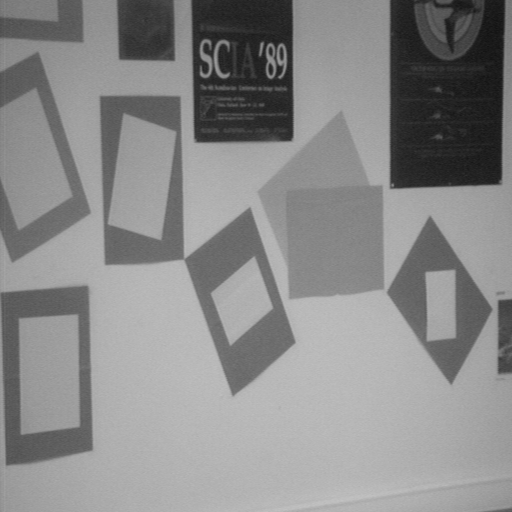
//> input picture T3/files/ImagenesT3/poster.pgm, 512 x 512 px
$ ./main 1   (built with g++ and OpenCV 4)
//> lines starting //> are read from the running program, lines starting //| are printed output that depends on the picture
### T3/src/utils.hpp
#include <opencv2/opencv.hpp>
#include <stdio.h>
#include <functional>
#include <cmath>
#include <vector>
#include <fstream>
#include <algorithm>
#include <numeric>

#define CV_BGR2YCrCb COLOR_BGR2YCrCb
#define CV_YCrCb2BGR COLOR_YCrCb2BGR
#define CV_RGB2GRAY COLOR_RGB2GRAY
#define CV_BGR2HSV COLOR_BGR2HSV
#define CV_HSV2BGR COLOR_HSV2BGR
#define CV_WINDOW_AUTOSIZE WINDOW_AUTOSIZE
#define CV_TERMCRIT_ITER 1
#define CV_LOAD_IMAGE_COLOR IMREAD_COLOR
#define cvDestroyWindow destroyWindow
#define CV_RETR_TREE RETR_TREE
#define CV_CHAIN_APPROX_NONE CHAIN_APPROX_NONE


using namespace cv;
using namespace std;

const String FILE_ITEMS = "files/objetos.txt";
const float CHI_TEST = 11.07;		//m = 5, 0.05

static const int CONT_MODE = CV_RETR_TREE;
static const int CONT_METH = CV_CHAIN_APPROX_NONE;
static const bool REGULARIZATION = true;


int histSize = 256; //from 0 to 255
bool uniform = true;
bool accumulat = false;
bool accumulate_hist = false;

struct Fig {
	std::string nombre;
	double mean_area;
	double mean_perim;
	double mean_m0;
	double mean_m1;
	double mean_m2;

	double std_area;
	double std_perim;
	double std_m0;
	double std_m1;
	double std_m2;
};

void checkImg(Mat img) {
	if(!img.data ) {                          // Check for invalid input
		cout <<  "Could not open or find the image" << std::endl ;
		exit(-1);
	}
}

// [220 lines left out: functions toBinaryOtsu, toBinaryAdapt, drawableContours, calculateParameters, compareContourAreas, aprender and 3 more, not called in this run]

static Scalar colours[5] = { Scalar(255,0,0),
					  Scalar(0,255,0),
					  Scalar(0,0,255),
					  Scalar(255,255,0),
					  Scalar(255,0,255) };

// [89 lines left out: functions reconocer, showHist, not called in this run]

### T3/src/main.cpp
#include <opencv2/opencv.hpp>
#include <iostream>
#include <stdio.h>
#include <windows.h> // For Sleep
#include "utils.hpp"
#include <fstream>
#include <string>
#include <vector>
#include <iomanip>


using namespace cv;
using namespace std;

int gauss_k = 1;
int gauss_s = 5;


int main(int argc, char *argv[]) {
	if (strcmp(argv[1], "1") == 0) {
		Mat image;
		image = imread("files/imagenesT3/poster.pgm", CV_LOAD_IMAGE_GRAYSCALE);
//> image is the input picture: 512 rows x 512 cols, CV_8UC1; min 18, max 194, mean 137.6
		checkImg(image);

		// filtro gaussiano
		GaussianBlur(image, image, Size2i(gauss_s,gauss_s), gauss_k, gauss_k, BORDER_DEFAULT);

		imshow("Filtro gaussiano", image );
		waitKey(0);


		// calcular gradiente horizontal
		Mat sobelx;
		Sobel(image, sobelx,CV_32F, 1, 0);
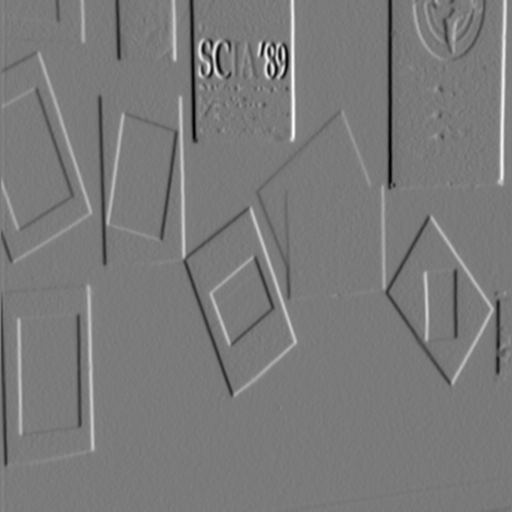
//> sobelx: 512 rows x 512 cols, CV_32FC1; min -250, max 270, mean 0.1; drawn with min black and max white

		double minVal, maxVal;
		minMaxLoc(sobelx, &minVal, &maxVal);
//> minVal = -250; maxVal = 270
		cout << "Gradiente vertical " << endl << "minVal : " << minVal << endl << "maxVal : " << maxVal << endl << endl;
//| Gradiente vertical
//| minVal : -250
//| maxVal : 270
		// dibujar gradiente horizontal
		Mat drawx;
		sobelx.convertTo(drawx, CV_8U, 255.0/(maxVal - minVal), -minVal * 255.0/(maxVal - minVal));

		imshow("Gradiente vertical", drawx );
		waitKey(0);


		// calcular gradiente vertical
		Mat sobely;
		Sobel(image, sobely,CV_32F, 0, 1);
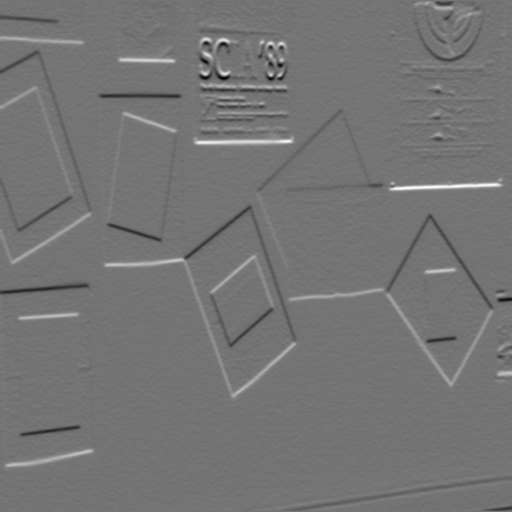
//> sobely: 512 rows x 512 cols, CV_32FC1; min -223, max 266, mean 1.3; drawn with min black and max white

		minMaxLoc(sobely, &minVal, &maxVal);
//> minVal = -223; maxVal = 266
		cout << "Gradiente horizontal (la coordenada \"y\" va hacia abajo)" << endl << "minVal : " << minVal << endl << "maxVal : " << maxVal << endl << endl;
//| Gradiente horizontal (la coordenada "y" va hacia abajo)
//| minVal : -223
//| maxVal : 266
		// dibujar gradiente vertical
		Mat drawy;
		sobely.convertTo(drawy, CV_8U, 255.0/(maxVal - minVal), -minVal * 255.0/(maxVal - minVal));

		imshow("Gradiente horizontal", drawy );
		waitKey(0);


		// calcular el m骴ulo
		Mat moduloaux = sobelx;
		for (int i = 0; i< sobelx.rows; i++)
			for (int j = 0; j< sobelx.cols; j++)
				moduloaux.at<float>(i,j) = sqrt(pow(sobelx.at<float>(i,j),2) + pow(sobely.at<float>(i,j),2));
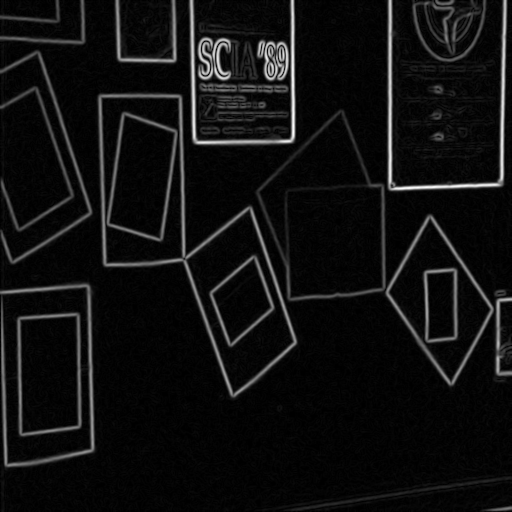
//> moduloaux: 512 rows x 512 cols, CV_32FC1; min 0, max 270, mean 17.3; drawn with min black and max white
		minMaxLoc(moduloaux, &minVal, &maxVal);
//> minVal = 0; maxVal = 270
		cout << "Modulo" << endl << "minVal : " << minVal << endl << "maxVal : " << maxVal << endl << endl;
//| Modulo
//| minVal : 0
//| maxVal : 270.03
		// convertir m骴ulo a rango [0,255] y dibujarlo
		Mat modulo;
		moduloaux.convertTo(modulo, CV_8U, 255.0/(maxVal - minVal), -minVal * 255.0/(maxVal - minVal));

		imshow("Modulo", modulo );
		waitKey(0);


		// calcular la orientaci髇
		Mat orientacionaux = sobelx;
		for (int i = 0; i< sobelx.rows; i++)
			for (int j = 0; j< sobelx.cols; j++)
				orientacionaux.at<float>(i,j) = atan2(sobely.at<float>(i,j) , sobelx.at<float>(i,j));
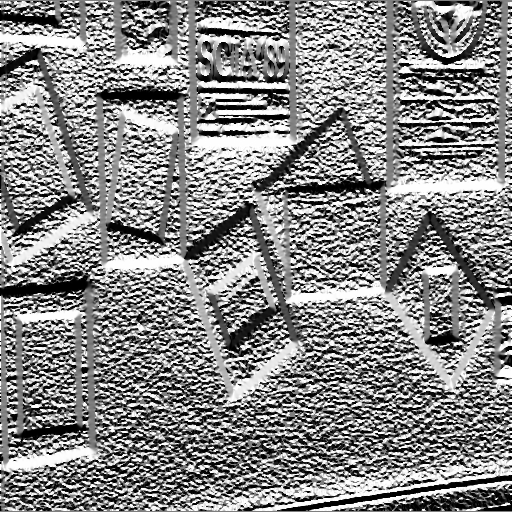
//> orientacionaux: 512 rows x 512 cols, CV_32FC1; min -0.785, max 0.785, mean 0.0478; drawn with min black and max white
		minMaxLoc(orientacionaux, &minVal, &maxVal);
//> minVal = -0.785; maxVal = 0.785
		cout << "Orientacion" << endl << "minVal : " << minVal << endl << "maxVal : " << maxVal << endl << endl;
//| Orientacion
//| minVal : -0.785398
//| maxVal : 0.785398
		// convertir orientaci髇 a rango [0,255] y dibujarla
		Mat orientacion;
		orientacionaux.convertTo(orientacion, CV_8U, 255.0/(maxVal - minVal), -minVal * 255.0/(maxVal - minVal));

		imshow("Orientacion", orientacion );
		waitKey(0);
		destroyAllWindows();

	}
	else if (strcmp(argv[1], "2") == 0) {

		}
	else {
		std::cout << "Usage: " << argv[0] << " <1 | 2> " << std::endl;
		std::cout << "\t 1 : Gradiente, m骴ulo y orientaci髇" << std::endl;
		std::cout << "\t 2 : Detecci髇 del punto central" << std::endl;
	}
    return 0;
}
